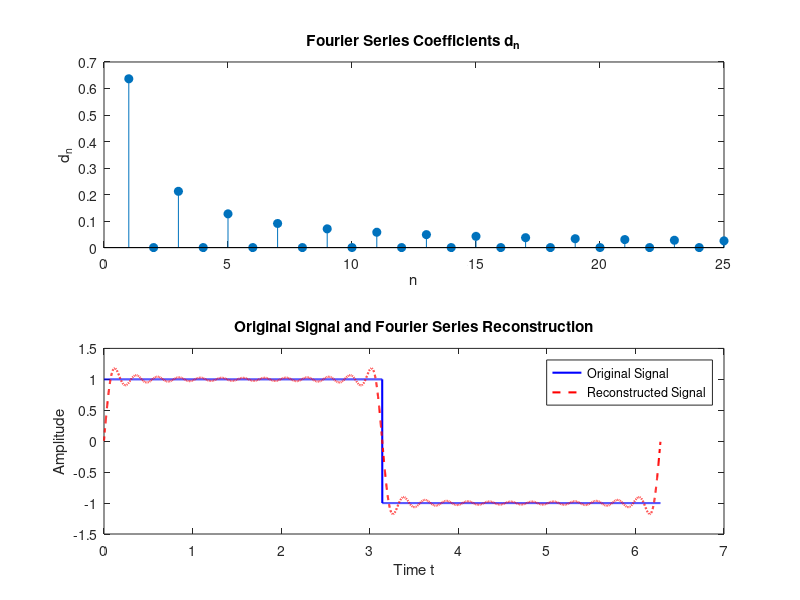

Source code (MATLAB):
% Parameters
wo = 1;
h = 0.001;
To = 2 * pi / wo;
t = 0:h:(To-h);
y=(1.*(t>=0 & t<=pi)+(-1).*(t>=pi & t<=2.*pi));
N = length(y);

% DC component (average value)
c0 = sum(y) / N;

% Initialize arrays for Fourier coefficients
aa = zeros(1, 25);
bb = zeros(1, 25);
dn = zeros(1, 25);
thetan = zeros(1, 25);

% Calculate Fourier coefficients and d_n values
for n = 1:25
    aa(n) = 2 * sum(y .* cos(n * wo * t)) / N;
    bb(n) = 2 * sum(y .* sin(n * wo * t)) / N;
    dn(n) = sqrt(aa(n)^2 + bb(n)^2) / 2;   % Magnitude of Fourier coefficients
    thetan(n) = atan2(-bb(n), aa(n));      % Phase of Fourier coefficients
end

% Plot d_n vs n
figure;
subplot(2,1,1);
stem(1:25, dn, 'filled');
title('Fourier Series Coefficients d_n');
xlabel('n');
ylabel('d_n');

% Reconstruct the signal using the Fourier series
y_reconstructed = c0 * ones(size(t)); % Start with DC component
for n = 1:25
    y_reconstructed = y_reconstructed + 2*dn(n) * cos(n * wo * t + thetan(n));
end

% Plot original and reconstructed signals
subplot(2,1,2);
plot(t, y, 'b', 'LineWidth', 1.5); hold on;
plot(t, y_reconstructed, 'r--', 'LineWidth', 1.5);
title('Original Signal and Fourier Series Reconstruction');
xlabel('Time t');
ylabel('Amplitude');
legend('Original Signal', 'Reconstructed Signal');